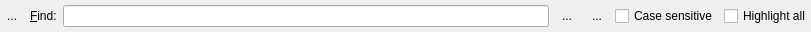
<?xml version="1.0" encoding="UTF-8"?>
<ui version="4.0">
 <class>FindWidget</class>
 <widget class="QWidget" name="FindWidget">
  <property name="geometry">
   <rect>
    <x>0</x>
    <y>0</y>
    <width>811</width>
    <height>32</height>
   </rect>
  </property>
  <property name="windowTitle">
   <string>Find</string>
  </property>
  <layout class="QHBoxLayout" name="horizontalLayout">
   <property name="margin">
    <number>0</number>
   </property>
   <item>
    <widget class="QToolButton" name="closebutton">
     <property name="toolTip">
      <string>Hide search bar</string>
     </property>
     <property name="text">
      <string>...</string>
     </property>
     <property name="autoRaise">
      <bool>true</bool>
     </property>
    </widget>
   </item>
   <item>
    <widget class="QLabel" name="label">
     <property name="text">
      <string>&amp;Find:</string>
     </property>
     <property name="buddy">
      <cstring>findtext</cstring>
     </property>
    </widget>
   </item>
   <item>
    <widget class="KLineEdit" name="findtext"/>
   </item>
   <item>
    <widget class="QToolButton" name="prevbutton">
     <property name="toolTip">
      <string>Find previous</string>
     </property>
     <property name="text">
      <string>...</string>
     </property>
     <property name="autoRaise">
      <bool>true</bool>
     </property>
    </widget>
   </item>
   <item>
    <widget class="QToolButton" name="nextbutton">
     <property name="toolTip">
      <string>Find next</string>
     </property>
     <property name="text">
      <string>...</string>
     </property>
     <property name="autoRaise">
      <bool>true</bool>
     </property>
    </widget>
   </item>
   <item>
    <widget class="QCheckBox" name="casesensitive">
     <property name="text">
      <string>Case sensitive</string>
     </property>
    </widget>
   </item>
   <item>
    <widget class="QCheckBox" name="highlightall">
     <property name="toolTip">
      <string>Highlight all matches</string>
     </property>
     <property name="text">
      <string>Highlight all</string>
     </property>
    </widget>
   </item>
  </layout>
 </widget>
 <customwidgets>
  <customwidget>
   <class>KLineEdit</class>
   <extends>QLineEdit</extends>
   <header>klineedit.h</header>
  </customwidget>
 </customwidgets>
 <resources/>
 <connections/>
</ui>
